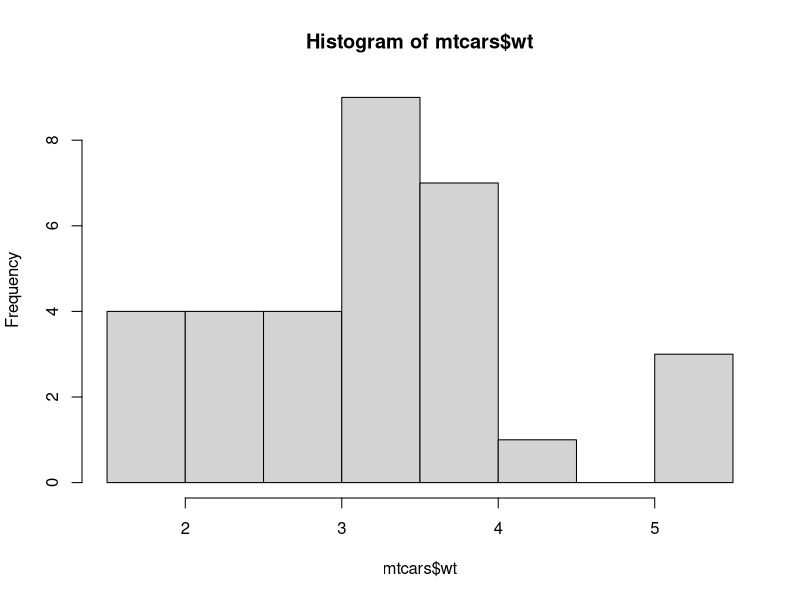
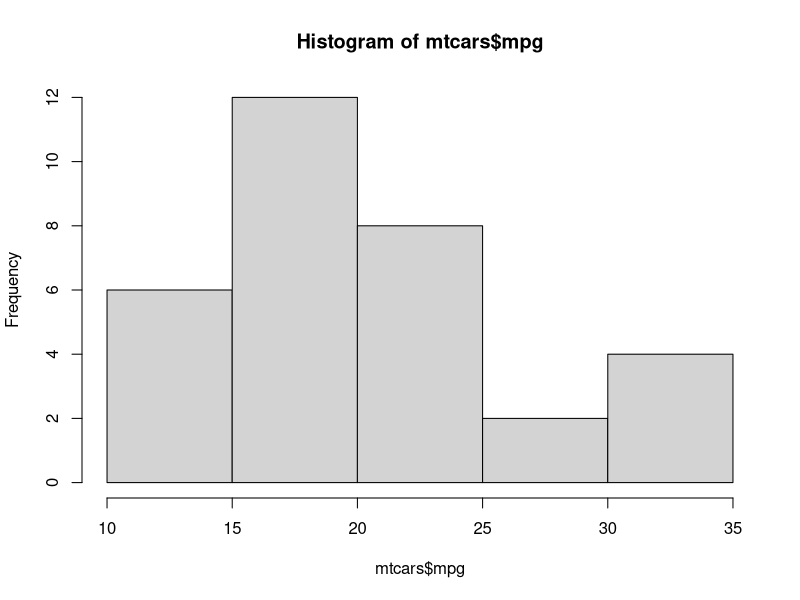
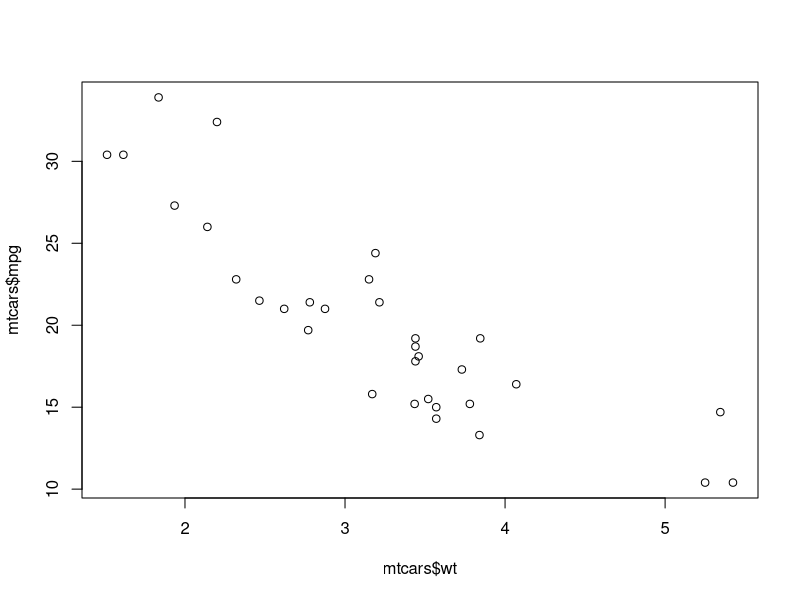
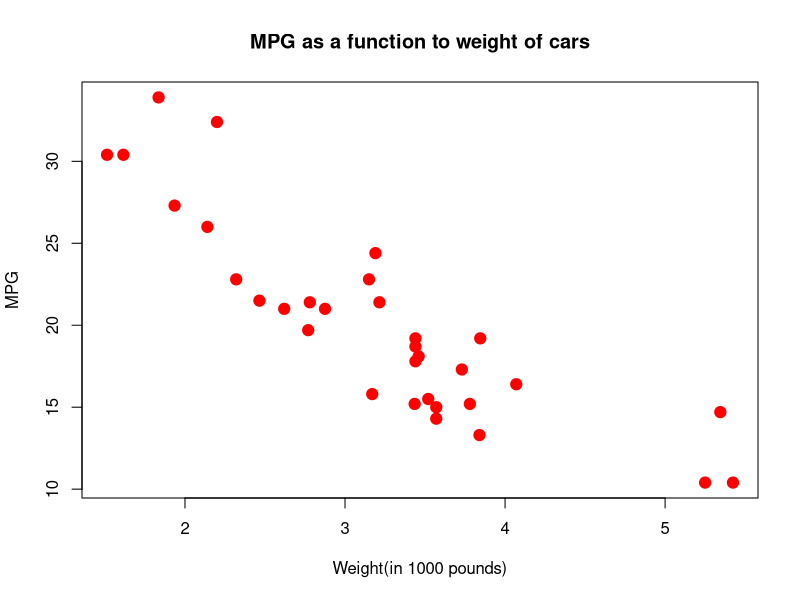

Source code (R) for these figures, in order:
library(datasets)

?mtcars
head(mtcars)

hist(mtcars$wt)
hist(mtcars$mpg)

plot(mtcars$wt,mtcars$mpg)

plot(mtcars$wt,mtcars$mpg,
     pch=19,
     cex=1.5,
     col="red",
     main="MPG as a function to weight of cars",
     xlab="Weight(in 1000 pounds)",
     ylab = "MPG")

detach("package:datasets",unload = TRUE)
dev.off()
cat("\014")#clear console